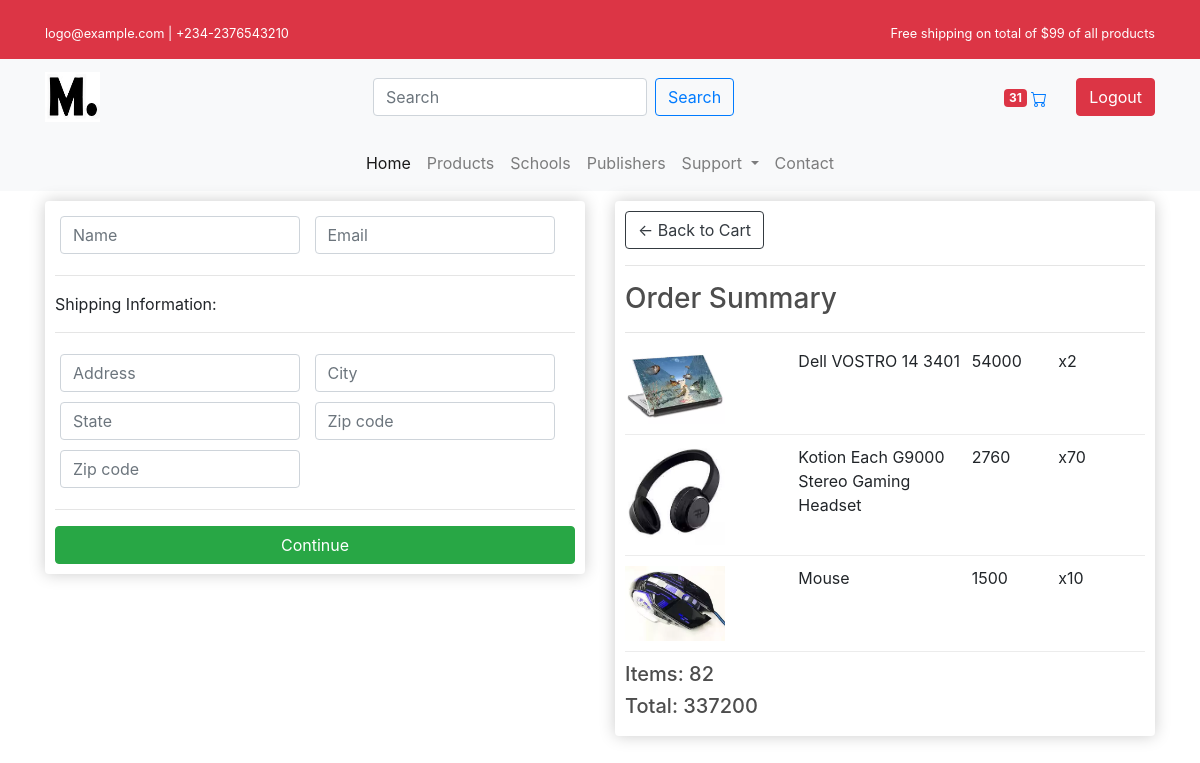
Screenshot of /checkout/ (signed in) with the database file from the repository.
### ecommerece/models.py (models this page shows, shortened)
class OrderItem(models.Model):
    product = models.ForeignKey(product,on_delete=models.SET_NULL, null=True)
    order = models.ForeignKey(Order, on_delete=models.SET_NULL, null=True)
    customer = models.ForeignKey(Customer,on_delete=models.SET_NULL, null=True)
    quanity = models.IntegerField(default=0, null=True, blank=True)
    date_added = models.DateTimeField(auto_now_add=True)
    @property
    def get_total(self):
        total = self.quanity * self.product.price
        return total

class product(models.Model):
    name = models.CharField(max_length=50)
    date_create = models.DateTimeField(auto_now_add=True)
    descreption = models.TextField(max_length=1000)
    qty = models.IntegerField(default=0)
    Image = models.ImageField(upload_to = 'myshop/produtc-images/', null=True, blank =True )
    URL = models.URLField(blank= True)
    price = models.IntegerField(default=0)
    @property
    def imageURL(self):
        try:
            url = self.Image.url
        except:
            url = ''
        return url

class Order(models.Model):
    customer = models.ForeignKey(Customer, on_delete=models.SET_NULL, null= True, blank=True)
    date_order = models.DateTimeField(auto_now_add=True)
    complete = models.BooleanField(default=False, null = True, blank= False)
    transaction_id= models.CharField(max_length=100, null=True)
    @property
    def get_cart_total(self):
        orderitems = self.orderitem_set.all()
        total = sum([item.get_total for item in orderitems])
        return total
    @property
    def get_cart_items(self):
        orderitems = self.orderitem_set.all()
        total = sum([item.quanity for item in orderitems])
        return total

### ecommerece/views.py (the view)
# urls.py: path('checkout/', views.checkout, name= 'checkout' ),
def checkout(request):
    if request.user.is_authenticated:
        customer = request.user.customer
        order, create = Order.objects.get_or_create(customer=customer, complete = False)
        items = order.orderitem_set.all()
    else:
        items = []
        order = {'get_cart_total': 0, 'get_cart_items': 0}
    return render(request, 'ecommerece/checkout.html', {'items': items, 'order': order})

### ecommerece/templates/ecommerece/checkout.html (shortened to what this page needs)
{% extends 'ecommerece/base.html' %}
{% block content %}
{% load static %}
<div class="row">
    <div class="col-lg-6">
        <div class="box-element" id="form-wrapper">
            <form id="form">
                <div id="user-info">
                    <div class="form-field">
                        <input required class="form-control" type="text" name="name" placeholder="Name">
                    </div>
                    <div class="form-field">
                        <input required class="form-control" type="email" name="email" placeholder="Email">
                    </div>
                </div>
                <div id="shipping-info">
                    <hr>
                    <p>Shipping Information:</p>
                    <hr>
                    <div class="form-field">
                        <input class="form-control" type="text" name="address" placeholder="Address">
                    </div>
                    <div class="form-field">
                        <input class="form-control" type="text" name="city" placeholder="City">
                    </div>
                    <div class="form-field">
                        <input class="form-control" type="text" name="state" placeholder="State">
                    </div>
                    <div class="form-field">
                        <input class="form-control" type="text" name="zipcode" placeholder="Zip code">
                    </div>
                    <div class="form-field">
                        <input class="form-control" type="text" name="country" placeholder="Zip code">
                    </div>
                </div>
                <hr>
                <input id="form-button" class="btn btn-success btn-block" type="submit" value="Continue">
            </form>
        </div>
        <br>
    </div>
    <div class="col-lg-6">
        <div class="box-element">
            <a  class="btn btn-outline-dark" href="{% url 'cart' %}">&#x2190; Back to Cart</a>
            <hr>
            <h3>Order Summary</h3>
            <hr>
            {% for item in items %}
            <div class="cart-row">
                <div style="flex:2"><img class="row-image" src="{{ item.product.imageURL }}"></div>
                <div style="flex:2"><p>{{item.product.name}}</p></div>
                <div style="flex:1"><p>{{item.product.price}}</p></div>
                <div style="flex:1"><p>x{{item.product.qty}}</p></div>
            </div>
            {% endfor %}
            <h5>Items:   {{ order.get_cart_items }}</h5>
            <h5>Total:   {{ order.get_cart_total }}</h5>
        </div>
    </div>
</div>
{% endblock %}

### ecommerece/static/css/main.css (style rules this page uses)
h1,h2,h3,h4,h5,h6 { color:hsl(0, 0%, 30%); }
.box-element { box-shadow:hsl(0, 0%, 80%) 0 0 16px; background-color: #fff; border-radius: 4px; padding: 10px; }
.col-lg-4, .col-lg-6, .col-lg-8, .col-lg-12 { margin-top: 10px; }
.btn { border-radius: 0; }
.row-image { width: 100px; }
.form-field { width:250px; display: inline-block; padding: 5px; }
.cart-row { display: flex; align-items: flex-stretch; padding-bottom: 10px; margin-bottom: 10px; border-bottom: 1px solid #ececec; }

### rows the page displays
OrderItem: product.imageURL (picture), product.name "Dell VOSTRO 14 3401", product.price "54000", product.qty "2"
OrderItem: product.imageURL (picture), product.name "Kotion Each G9000 Stereo Gaming Headset", product.price "2760", product.qty "70"
OrderItem: product.imageURL (picture), product.name "Mouse", product.price "1500", product.qty "10"
Order: get_cart_items "82", get_cart_total "337200"
